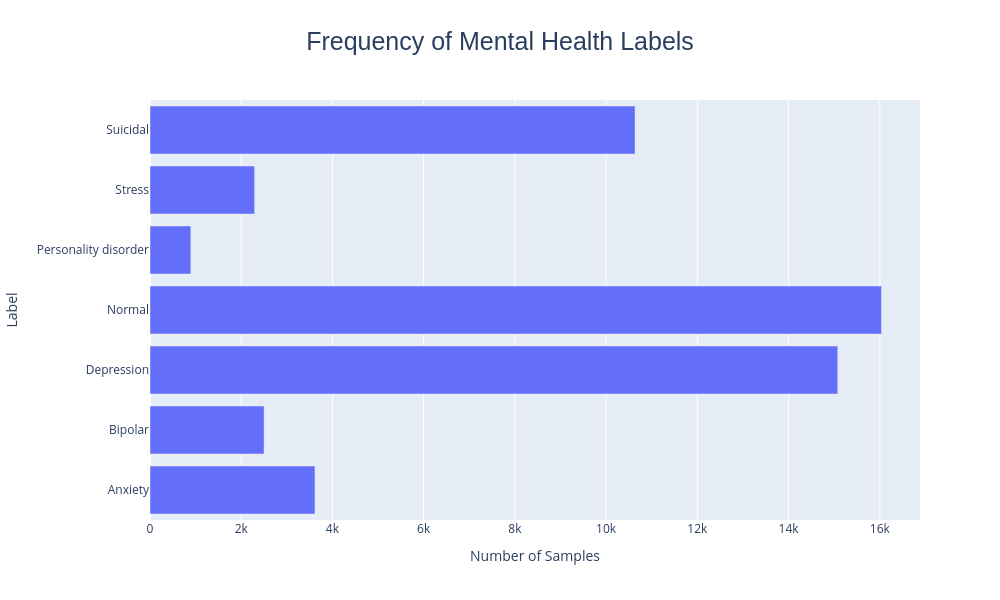

The cell this chart's notebook holds for it:
### Code cell
fig = px.bar(
    counts,
    x='statement',
    y='target',
    orientation='h',
    title='Frequency of Mental Health Labels',
    width=1000,
    height=600
)
fig.update_layout(title_x=0.5, yaxis_title='Label', xaxis_title='Number of Samples', title_font=dict(family='Arial', size=25))
fig.show()

### Figure 1 — Plotly figure (JSON) as saved in the notebook; plotly's stock layout.template omitted (floating-point values rounded to 4 significant figures)
{"data": [{"hovertemplate": "statement=%{x}<br>target=%{y}<extra></extra>", "legendgroup": "", "marker": {"color": "#636efa", "pattern": {"shape": ""}}, "name": "", "orientation": "h", "showlegend": false, "textposition": "auto", "type": "bar", "x": [3617, 2501, 15078, 16037, 895, 2293, 10634], "xaxis": "x", "y": ["Anxiety", "Bipolar", "Depression", "Normal", "Personality disorder", "Stress", "Suicidal"], "yaxis": "y"}], "layout": {"barmode": "relative", "height": 600, "legend": {"tracegroupgap": 0}, "title": {"font": {"family": "Arial", "size": 25}, "text": "Frequency of Mental Health Labels", "x": 0.5}, "width": 1000, "xaxis": {"anchor": "y", "domain": [0, 1], "title": {"text": "Number of Samples"}}, "yaxis": {"anchor": "x", "domain": [0, 1], "title": {"text": "Label"}}}}
